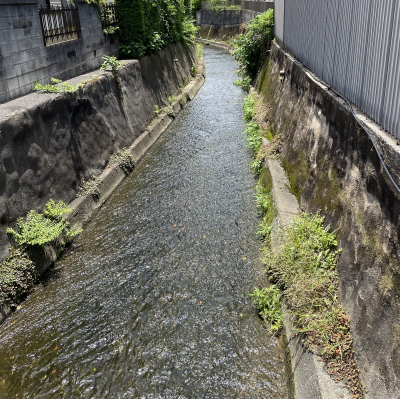
#> input picture img/orig.png, 400 x 399 px
$ python simple.py
#> lines starting #> are read from the running program, lines starting #| are printed output that depends on the picture; after the words box and inside, x2 and y2 are one past the last pixel; in counts of white or black regions, pixels touching at a corner belong together
from PIL import Image
import numpy as np

def floyd_steinberg_dithering(input_path: str, output_path: str):
    # グレースケールとして読み込み
#> called with input_path = './img/orig.png', output_path = './img/simple.png'
    img = Image.open(input_path).convert("L")
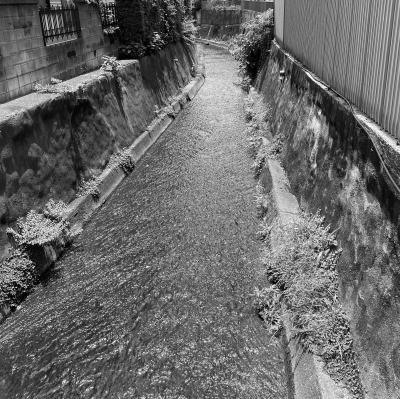
#> img: PIL image 400x399 L; min 0, max 248, mean 105
    pixels = np.array(img, dtype=float)

    height, width = pixels.shape
#> height = 399; width = 400

    for y in range(height):
        for x in range(width):
            old_pixel = pixels[y, x]
            new_pixel = 0 if old_pixel < 128 else 255
            pixels[y, x] = new_pixel
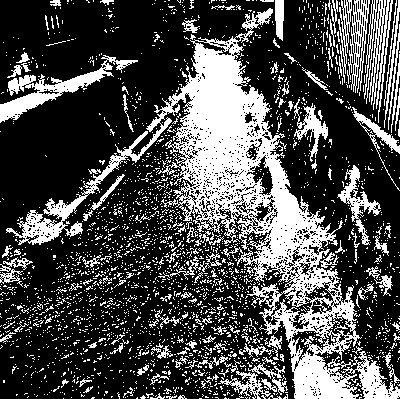
#> pixels: shape (399, 400) float64; 30% white; 2624 white regions (2488 under 20 px), largest, box (x1, y1, x2, y2) and area: (6, 8, 362, 399) 25430, (0, 55, 138, 123) 2116, (327, 351, 400, 399) 1082

    # ピクセルの値を0-255にクリップして、uint8型に変換
    result_img = Image.fromarray(np.clip(pixels, 0, 255).astype('uint8'))
    result_img.save(output_path)
    print(f"保存完了: {output_path}")

floyd_steinberg_dithering("./img/orig.png", "./img/simple.png")
